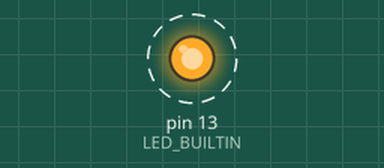
A sketch run on a simulated Arduino Uno, built with avr-gcc and run on an emulated ATmega328P. Shown: output pins drawn as LEDs (lit = HIGH). Dashed ring = blinking. What the sketch prints to the serial monitor is not drawn.

Above: at 0.2 s.
Timing chart, 0 to 3.0 s (numbered marks = the images above):
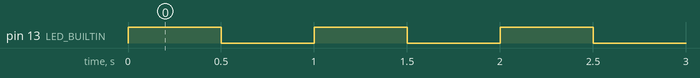

The sketch:

led-blink.ino
```cpp
void setup() {
  Serial.begin(9600);

  // initialize digital pin LED_BUILTIN as an output.
  pinMode(LED_BUILTIN, OUTPUT);
}

// the loop function runs over and over again forever
void loop() {
  // defines pins numbers
  const int trigPin = 10;
  const int echoPin = 9;

  // defines variables
  long duration;
int distance;
  digitalWrite(LED_BUILTIN, HIGH);   // turn the LED on
  Serial.println("LED is ON!");
  delay(500);                        // wait for half a second

  digitalWrite(LED_BUILTIN, LOW);    // turn the LED off
  Serial.println("LED is OFF!");
  delay(500);                        // wait for half a second
}
```

Measured:
- by itself, pin 13 (LED_BUILTIN): alternates HIGH for 0.50 s and LOW for 0.50 s
